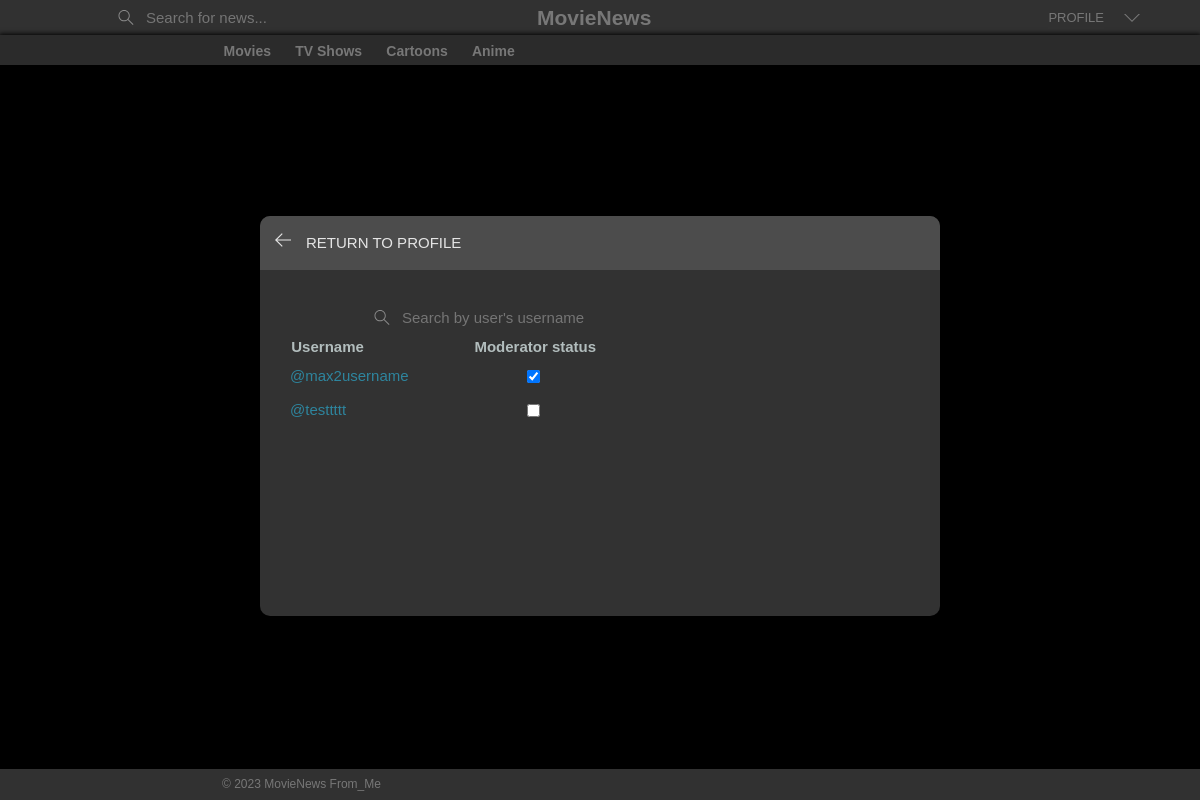
Page /allusers/ (signed in) on the committed database.
### base/models.py (models this page shows, shortened)
class Topic(models.Model):
    name = models.CharField(max_length=200)

class User(AbstractUser):
    name = models.CharField(max_length=200, null=True)
    email = models.EmailField(unique=True, null=True)
    bio = models.TextField(null=True)
    avatar = models.ImageField(null=True, default="avatar.svg", blank=True)
    moderator = models.BooleanField(default=False)
    USERNAME_FIELD = 'email'
    REQUIRED_FIELDS = []

### base/views.py (the view)
# urls.py: path('allusers/', views.allUsers, name='all-users'),
@login_required(login_url='login')
def allUsers(request):
    topics = Topic.objects.all()
    if not request.user.is_superuser:
        messages.error(request, "You're not superuser")
        return redirect('home')
    q = request.GET.get('q') if request.GET.get('q') != None else ''
    users = User.objects.filter(username__icontains=q)
    context = {'users': users, 'topics': topics}
    return render(request, 'base/users.html', context)

### base/templates/base/users.html (shortened to what this page needs)
{% extends 'main.html' %}
{% load static %}
{% block content %}
<main class="create-room layout">
  <div class="container">
    <div class="layout__box">
      <div class="layout__boxHeader">
        <div class="layout__boxTitle">
          <a href="{% url 'user-profile' user.id %}">
            <svg version="1.1" xmlns="http://www.w3.org/2000/svg" width="32" height="32" viewBox="0 0 32 32">
              <title>arrow-left</title>
              <path
                d="M13.723 2.286l-13.723 13.714 13.719 13.714 1.616-1.611-10.96-10.96h27.625v-2.286h-27.625l10.965-10.965-1.616-1.607z"
              ></path>
            </svg>
          </a>
          <h3>return to profile</h3>
        </div>
      </div>
      <div class="topics-page layout__body">
        <form action="" method="GET" class="header__search">
          <label>
            <input name="q" placeholder="Search by user's username" value="{{ request.GET.q }}"/>
        </label>
        </form>
        <form action="{% url 'update-moderator' %}" method="POST" id="update-moderator-form">
            <ul class="user-list">
              <div class="labels">
                <span>Username</span>
                <span>Moderator status</span>
              </div>
              {% for user in users %}
                {% if not user.is_superuser %}
                  <li>
                    <label for="moderator_{{ user.id }}">
                      <a href="{% url 'user-profile' user.id %}">
                        @{{ user.username }}
                      </a>
                      <input type="checkbox" name="moderator_{{ user.id }}" id="moderator_{{ user.id }}" {% if user.moderator %}checked{% endif %}>
                    </label>
                  </li>
                {% endif %}
              {% endfor %}
            </ul>
          </form>
      </div>
    </div>
  </div>
</main>
{% endblock content %}

### templates/navbar.html (shortened to what this page needs)
{% load static %}
<header class="header header--loggedIn">
  <div class="container">
    <a href="{% url 'home' %}" class="header__logo">
      <h1>MovieNews</h1>
    </a>
    <form class="header__search" method="GET" action="{% url 'home' %}">
      <label>
        <input name="q" placeholder="Search for news..."/>
      </label>
    </form>
    <nav class="header__menu">
      {% if request.user.is_authenticated %}
      <div class="header__user">
        <a href="{% url 'user-profile' request.user.id %}">
          <p>Profile</p>
        </a>
        <button class="dropdown-button">
          <svg version="1.1" xmlns="http://www.w3.org/2000/svg" width="32" height="32" viewBox="0 0 32 32">
            <title>chevron-down</title>
            <path d="M16 21l-13-13h-3l16 16 16-16h-3l-13 13z"></path>
          </svg>
        </button>
      </div>
      {% else %}
      <a href="{% url 'login' %}">
        <p>Login</p>
      </a>
      {% endif %}
    </nav>
  </div>
  <div class="b-topnav_wrapper shm">
    <nav class="b-topnav b-wrapper">
      <ul class="b-topnav__list">
        {% for topic in topics|slice:":4"  %}
        <li>
          <a href="{% url 'home' %}?q={{topic.name}}" class="b-topnav__item-link {% if selected_topic == topic.name %}active{% endif %}">
            {{topic.name}}
          </a>
        </li>
        {% endfor %}
      </ul>
    </nav>
  </div>
</header>

### static/styles/style.css (style rules this page uses)
:root { --color-main-light: #e1f6fb; --color-dark: #333; --color-light: #e5e5e5; --color-gray: #8b8b8b; --color-light-gray: #b2bdbd; --color-bg: #efefef; --color-success: #5dd693; --color-error: #fc4b0b; }
* { font-family: Arial, Helvetica, sans-serif; margin: 0; padding: 0; box-sizing: border-box; text-rendering: optimizeLegibility; font-size: inherit; }
html { font-size: 56.25%; }
@media only screen and (min-width: 1200px) { html { font-size: 62.5%; } }
body { line-height: 1.6; font-weight: 400; font-size: 1.5rem; color: var(--color-light-gray); background-color: var(--color-bg); min-height: 100vh; }
a { color: #2e859e; text-decoration: none; transition: all 0.3s ease-in-out; }
.container { max-width: 120rem; width: 90%; margin: auto; }
.header { background-color: #313131; }
.header > .container { display: flex; height: 35px; }
.header__logo, .header__user { display: flex; gap: 2rem; align-items: center; }
.header__logo > h1 { font-size: 2.1rem; margin-left: -80px; padding: 0 17px; position: absolute; left: 50%; color: #777; transition: all 0.3s ease-in-out; }
.header__search > label { padding: 0.9rem 1rem; display: flex; align-items: center; gap: 1rem; border-radius: 4px; transform: translateX(10%); }
.header__search svg { fill: var(--color-gray); width: 2rem; height: 1.5rem; margin-left: 1rem; }
.header__search input { width: 30rem; background: transparent; border: none; outline: none; color: var(--color-light-gray); }
.header__menu { margin-left: auto; position: relative; }
.header__menu a { display: flex; gap: 1.5rem; align-items: center; font-weight: 500; text-decoration: none; color:#777; background-color: #313131; }
.header__menu p { color: #777; font-size: 13px; text-transform: uppercase; margin-top: 8px; }
.header__menu svg { width: 1.6rem; height: 1.6rem; fill: #777; margin-top: 10px; }
.dropdown-button { background: transparent; border: 0; outline: 0; cursor: pointer; }
.layout { margin-top: 2.4rem; margin-left: 76px; }
.layout > .container { display: flex; justify-content: space-between; align-items: flex-start; }
.layout__box { width: 90%; max-width: 48rem; min-height: 40rem; position: absolute; top: 50%; left: 50%; transform: translate(-50%, -46%); background-color: rgba(59, 59, 59, 0.85); border-radius: 1rem; box-shadow: 1px 1px 6px 3px rgba(0, 0, 0, 0.1); overflow: hidden; }
.layout__boxHeader { display: flex; padding: 1.5rem; background-color: rgba(83, 83, 83, 0.8); }
.layout__boxTitle { display: flex; gap: 1.5rem; align-items: center; }
.layout__boxTitle h3 { text-transform: uppercase; font-weight: 500; color: var(--color-light); }
.layout__boxTitle svg { width: 1.6rem; height: 1.6rem; fill: var(--color-light); }
.layout__body { margin: 3rem; }
.topics-page .header__search { display: block; }
.create-room.layout .layout__box { max-width: 68rem; }
.b-topnav__list li { display: inline-block; white-space: nowrap; margin-left: 10px; }
.b-topnav_wrapper.shm { -webkit-box-shadow: 0 0 5px 1px #000; -moz-box-shadow: 0 0 5px 1px #000; box-shadow: 0 0 5px 1px #000; }
.b-topnav_wrapper { -webkit-transition: all .3s linear; -moz-transition: all .3s linear; -ms-transition: all .3s linear; -o-transition: all .3s linear; transition: all .3s linear; background-color: #2b2b2b; height: 30px; padding-top: 20px; top: 40px; left: 0; width: 100%; z-index: 98; margin-right: 50px; overflow-x: hidden; overflow-y: hidden; }
.b-topnav__item-link { color: #777; display: inline-block; font-size: 14px; font-weight: bold; bottom: 16px; position: relative; z-index: 101; white-space: nowrap; display: inline-block; margin-right: 10px; white-space: nowrap; }
.b-topnav__list { list-style: none; padding: 0; transform: translateX(17.8%); }
.user-list { list-style: none; padding: 0; }
.user-list li a { display: flex; text-align: center; justify-content: space-between; }
.user-list li { display: flex; align-items: center; justify-content: space-between; margin-bottom: 10px; }
.labels { display: flex; margin-bottom: 5px; font-weight: bold; flex-direction: row; margin-right:33%; transform: translateX(-13%); justify-content: space-around; }
.user-list li label { display: flex; align-items: center; justify-content: space-between; width: 80%; max-width: 250px; white-space: nowrap; overflow: hidden; text-overflow: ellipsis; }

### base/templates/base/users.html (style rules this page uses)
body { background-color: rgb(0, 0, 0); }

### rows in the picture
Topic: name "Movies"
Topic: name "TV Shows"
Topic: name "Сartoons"
Topic: name "Anime"
User: username "max2username", moderator "☑"
User: username "testtttt"
